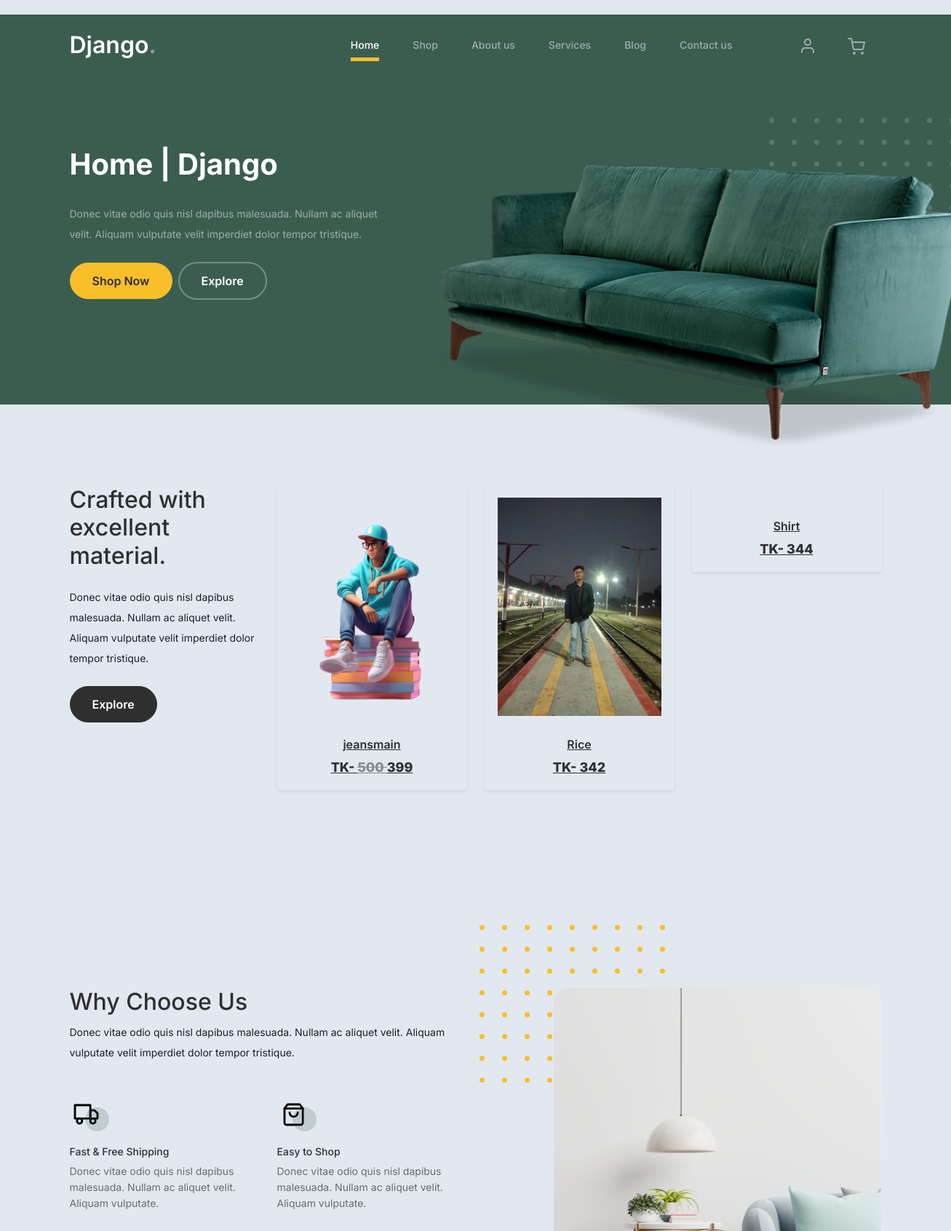
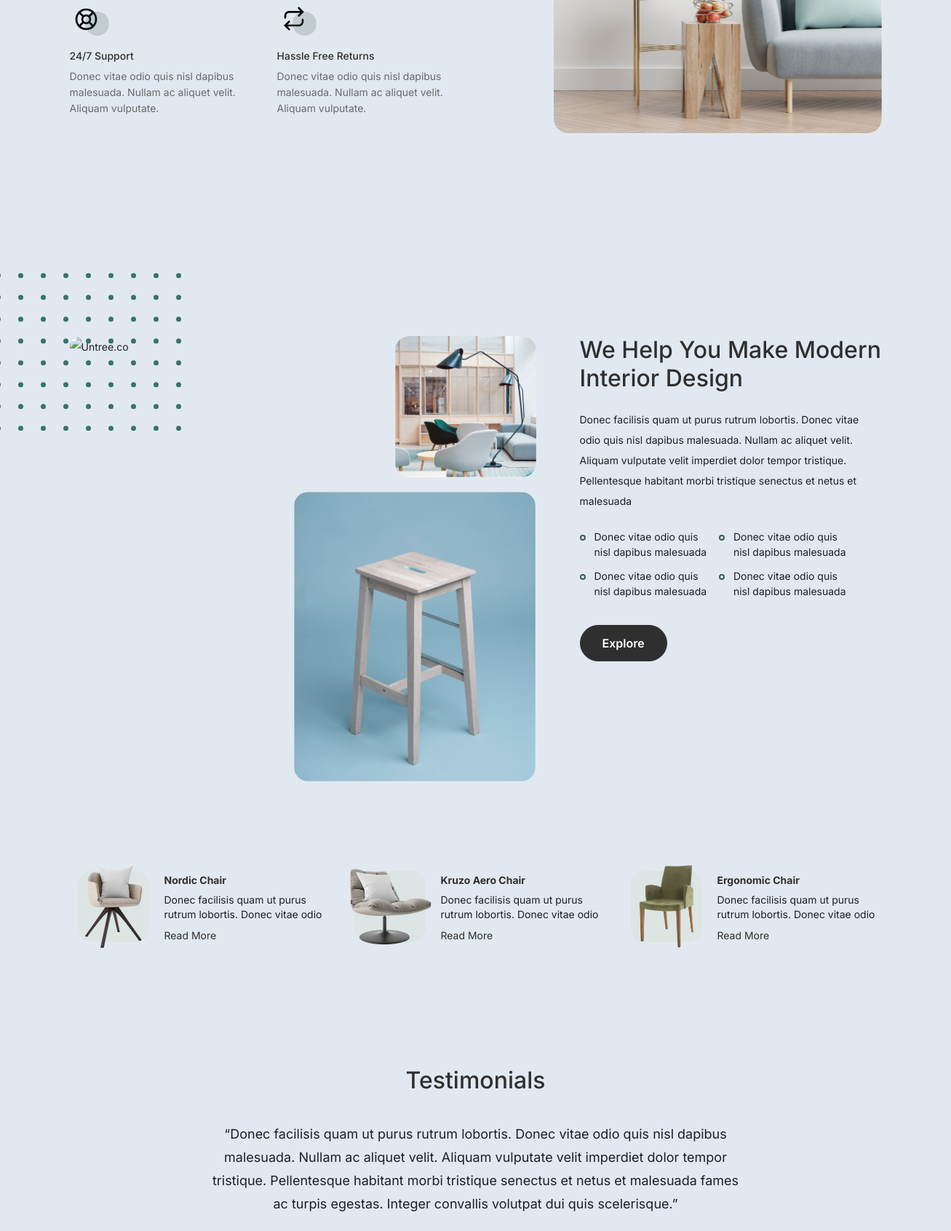
The page / (upper part) on the database its author committed (2 pictures, top to bottom).
### product/models.py (models this page shows, shortened)
class Products(BaseModel):
    product_name = models.CharField(max_length=100)
    product_category = models.ForeignKey(Category, on_delete=models.CASCADE, related_name='products')
    product_price = models.IntegerField()
    product_description = models.TextField()
    slug = models.SlugField(unique=True, null=True, blank=True)
    color_variant = models.ManyToManyField(ColorVariants, blank=True)
    size_variant = models.ManyToManyField(SizeVariants, blank=True)
    product_manual_discount = models.IntegerField(default=0, blank=True, null=True)
    discount_price = models.IntegerField(null=True, blank=True)

class ProductImage(BaseModel):
    product = models.ForeignKey(Products, on_delete=models.CASCADE, related_name='product_images')
    images = models.ImageField(upload_to='Products')

### home/views.py (the view)
# urls.py: path('', include('home.urls')),
def home(request):
    products = Products.objects.all().order_by('-create_at')[:3]  # Retrieve the last three products based on their creation timestamps
    page = 'Home | Django'
    context = {
        'page': page,
        'products': products
    }
    return render(request, 'home/home.html', context)

### templates/home/home.html (shortened to what this page needs)
{% extends "base/base.html" %}
{% load static %}
{% block start %}
<div class="product-section">
    <div class="container">
        <div class="row">
            <div class="col-md-12 col-lg-3 mb-5 mb-lg-0">
                <h2 class="mb-4 section-title">Crafted with excellent material.</h2>
                <p class="mb-4">Donec vitae odio quis nisl dapibus malesuada. Nullam ac aliquet velit. Aliquam vulputate velit imperdiet dolor tempor tristique. </p>
                <p><a href="#" class="btn">Explore</a></p>
            </div>
            {% for product in products %}
            <div class=" col-12 h-50 col-md-4 col-lg-3 mb-5 mb-md-0">
                <div class="shadow-sm p-3 mb-5 rounded product-item">
                    <div class="overflow-hidden">
                        <a href="{% url 'detail' product.slug %}">
                            <img style="max-height: 300px;" src="/media/{{ product.product_images.first.images }}" class="img-fluid product-thumbnail bg-removal" alt="{{ product.name }}">
                            <h3 class="product-title">{{ product.product_name }}</h3>
                            <strong class="fw-light">
                                TK-
                                {% if product.discount_price %}
                                   <del style="opacity: 50%;"> {{ product.product_price }} </del> {{ product.discount_price }}
                                {% else %}
                                    {{ product.product_price }}
                                {% endif %}
                            </strong>
                        </a>
                    </div>
                </div>
            </div>
            {% endfor %}
        </div>
    </div>
</div>
<div class="why-choose-section">
    <div class="container">
        <div class="row justify-content-between">
            <div class="col-lg-6">
                <h2 class="section-title">Why Choose Us</h2>
                <p>Donec vitae odio quis nisl dapibus malesuada. Nullam ac aliquet velit. Aliquam vulputate velit imperdiet dolor tempor tristique.</p>
                <div class="row my-5">
                    <div class="col-6 col-md-6">
                        <div class="feature">
                            <div class="icon">
                                <img src="{% static 'images/truck.svg' %}" alt="Image" class="img-fluid">
                            </div>
                            <h3>Fast &amp; Free Shipping</h3>
                            <p>Donec vitae odio quis nisl dapibus malesuada. Nullam ac aliquet velit. Aliquam vulputate.</p>
                        </div>
                    </div>
                    <div class="col-6 col-md-6">
                        <div class="feature">
                            <div class="icon">
                                <img src="{% static 'images/bag.svg' %}" alt="Image" class="img-fluid">
                            </div>
                            <h3>Easy to Shop</h3>
                            <p>Donec vitae odio quis nisl dapibus malesuada. Nullam ac aliquet velit. Aliquam vulputate.</p>
                        </div>
                    </div>
                    <div class="col-6 col-md-6">
                        <div class="feature">
                            <div class="icon">
                                <img src="{% static 'images/support.svg' %}" alt="Image" class="img-fluid">
                            </div>
                            <h3>24/7 Support</h3>
                            <p>Donec vitae odio quis nisl dapibus malesuada. Nullam ac aliquet velit. Aliquam vulputate.</p>
                        </div>
                    </div>
                    <div class="col-6 col-md-6">
                        <div class="feature">
                            <div class="icon">
                                <img src="{% static 'images/return.svg' %}" alt="Image" class="img-fluid">
                            </div>
                            <h3>Hassle Free Returns</h3>
                            <p>Donec vitae odio quis nisl dapibus malesuada. Nullam ac aliquet velit. Aliquam vulputate.</p>
                        </div>
                    </div>
                </div>
            </div>
            <div class="col-lg-5">
                <div class="img-wrap">
                    <img src="{% static 'images/why-choose-us-img.jpg' %}" alt="Image" class="img-fluid">
                </div>
            </div>
        </div>
    </div>
</div>
<div class="we-help-section">
    <div class="container">
        <div class="row justify-content-between">
            <div class="col-lg-7 mb-5 mb-lg-0">
                <div class="imgs-grid">
                    <div class="grid grid-1"><img src="{% static 'images/img-grid-1.jpg' %}" alt="Untree.co"></div>
                    <div class="grid grid-2"><img src="{% static 'images/img-grid-2.jpg' %}" alt="Untree.co"></div>
                    <div class="grid grid-3"><img src="{% static 'images/img-grid-3.jpg' %}" alt="Untree.co"></div>
                </div>
            </div>
            <div class="col-lg-5 ps-lg-5">
                <h2 class="section-title mb-4">We Help You Make Modern Interior Design</h2>
                <p>Donec facilisis quam ut purus rutrum lobortis. Donec vitae odio quis nisl dapibus malesuada. Nullam ac aliquet velit. Aliquam vulputate velit imperdiet dolor tempor tristique. Pellentesque habitant morbi tristique senectus et netus et malesuada</p>
                <ul class="list-unstyled custom-list my-4">
                    <li>Donec vitae odio quis nisl dapibus malesuada</li>
                    <li>Donec vitae odio quis nisl dapibus malesuada</li>
                    <li>Donec vitae odio quis nisl dapibus malesuada</li>
                    <li>Donec vitae odio quis nisl dapibus malesuada</li>
                </ul>
                <p><a href="#" class="btn">Explore</a></p>
            </div>
        </div>
    </div>
</div>
<div class="popular-product">
    <div class="container">
        <div class="row">
            <div class="col-12 col-md-6 col-lg-4 mb-4 mb-lg-0">
                <div class="product-item-sm d-flex">
                    <div class="thumbnail">
                        <img src="{% static 'images/product-1.png' %}" alt="Image" class="img-fluid">
                    </div>
                    <div class="pt-3">
                        <h3>Nordic Chair</h3>
                        <p>Donec facilisis quam ut purus rutrum lobortis. Donec vitae odio </p>
                        <p><a href="#">Read More</a></p>
                    </div>
                </div>
            </div>
            <div class="col-12 col-md-6 col-lg-4 mb-4 mb-lg-0">
                <div class="product-item-sm d-flex">
                    <div class="thumbnail">
                        <img src="{% static 'images/product-2.png' %}" alt="Image" class="img-fluid">
                    </div>
                    <div class="pt-3">
                        <h3>Kruzo Aero Chair</h3>
                        <p>Donec facilisis quam ut purus rutrum lobortis. Donec vitae odio </p>
                        <p><a href="#">Read More</a></p>
                    </div>
                </div>
            </div>
            <div class="col-12 col-md-6 col-lg-4 mb-4 mb-lg-0">
                <div class="product-item-sm d-flex">
                    <div class="thumbnail">
                        <img src="{% static 'images/product-3.png' %}" alt="Image" class="img-fluid">
                    </div>
                    <div class="pt-3">
                        <h3>Ergonomic Chair</h3>
                        <p>Donec facilisis quam ut purus rutrum lobortis. Donec vitae odio </p>
                        <p><a href="#">Read More</a></p>
                    </div>
                </div>
            </div>
        </div>
    </div>
</div>
<div class="testimonial-section">
    <div class="container">
        <div class="row">
            <div class="col-lg-7 mx-auto text-center">
                <h2 class="section-title">Testimonials</h2>
            </div>
        </div>
        <div class="row justify-content-center">
            <div class="col-lg-12">
                <div class="testimonial-slider-wrap text-center">
                    <div class="testimonial-slider">
                        <div class="item">
                            <div class="row justify-content-center">
                                <div class="col-lg-8 mx-auto">
                                    <div class="testimonial-block text-center">
                                        <blockquote class="mb-5">
                                            <p>&ldquo;Donec facilisis quam ut purus rutrum lobortis. Donec vitae odio quis nisl dapibus malesuada. Nullam ac aliquet velit. Aliquam vulputate velit imperdiet dolor tempor tristique. Pellentesque habitant morbi tristique senectus et netus et malesuada fames ac turpis egestas. Integer convallis volutpat dui quis scelerisque.&rdquo;</p>
                                        </blockquote>
                                    </div>
                                </div>
                            </div>
                        </div>
                        <div class="item">
                            <div class="row justify-content-center">
                            </div>
                        </div>
                        <div class="item">
                            <div class="row justify-content-center">
                            </div>
                        </div>
                    </div>
                </div>
            </div>
        </div>
    </div>
</div>
{% endblock %}

### static/css/tiny-slider.css (style rules this page uses)
.tns-slider { -webkit-transition:all 0s;-moz-transition:all 0s;transition:all 0s }
.tns-slider>.tns-item { -webkit-box-sizing:border-box;-moz-box-sizing:border-box;box-sizing:border-box }
.tns-horizontal.tns-subpixel { white-space:nowrap }
.tns-horizontal.tns-subpixel>.tns-item { display:inline-block;vertical-align:top;white-space:normal }

### static/css/profile.css (style rules this page uses)
body { margin-top:20px; color: #1a202c; text-align: left; background-color: #e2e8f0; }

### rows shown on the page
Products: product_images.first.images (picture), product_name "jeansmain", product_price "500", discount_price "399"
Products: product_images.first.images (picture), product_name "Rice", product_price "342"
Products: product_name "Shirt", product_price "344"

### other values the page prints
{{ page }} "Home | Django"
